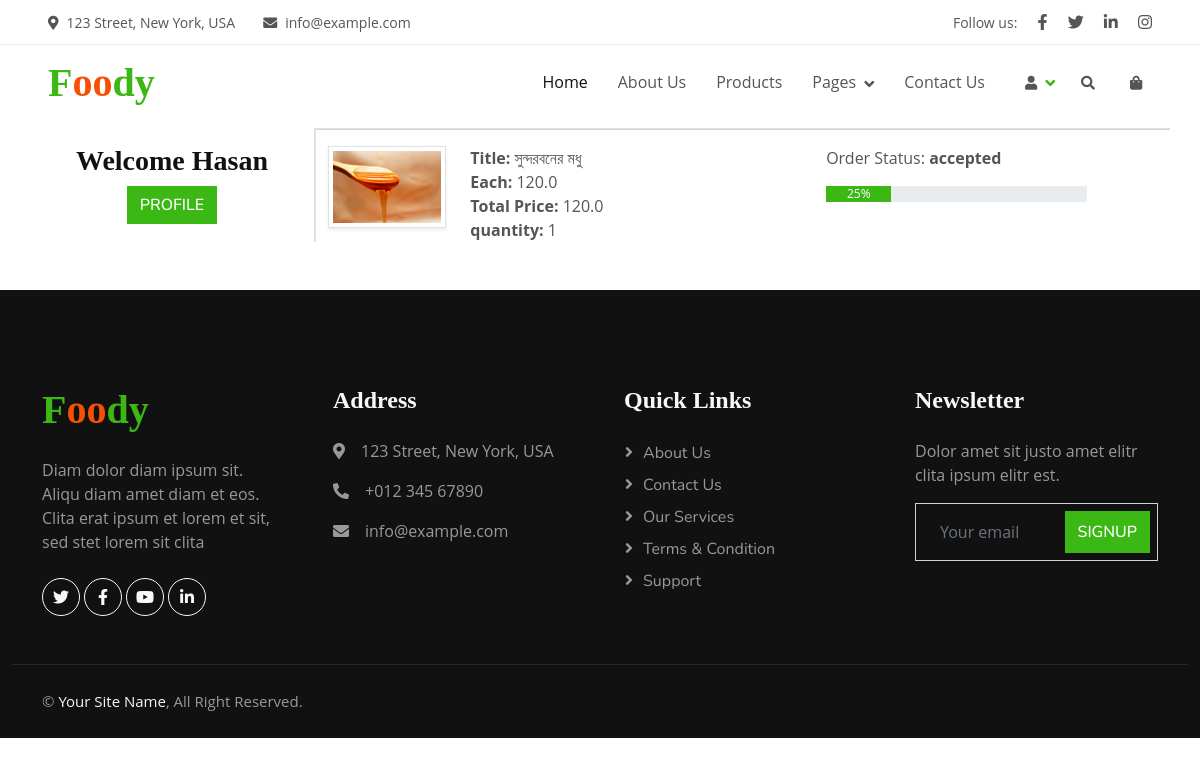
The app's page /order/ (signed in) with its own data.
### app/models.py (models this page shows, shortened)
class OrderPlaced(models.Model):
    STATUS = [
    ('accepted', 'accepted'),
    ('packed', 'packed'),
    ('on the way', 'on the way'),
    ('deliverd', 'deliverd'),
    ('cancel', 'cancel')
]
    user = models.ForeignKey(User, on_delete=models.CASCADE)
    customar = models.ForeignKey(Customar, on_delete=models.CASCADE)
    product = models.ForeignKey(Product, on_delete=models.CASCADE)
    quantity = models.IntegerField(default=1)
    orderd_date = models.DateTimeField(auto_now_add=True)
    status = models.CharField(max_length=100, choices=STATUS, default='pending')
    @property
    def total_cost(self):
        return self.quantity * self.product.discountedprice

class Product(models.Model):
    PRODUCT_CHOICE = [
        ('honey','Honey'),
        ('ghee','Ghee'),
        ('red_salt','red salt'),
        ('musterd_oil','Musterd oil'),
    ]
    title =  models.CharField(max_length=50, default='')
    description = models.TextField(max_length=700)
    brand = models.CharField(max_length=100, default='')
    productImg = models.ImageField(upload_to = 'projImg/')
    sellingprice = models.FloatField()
    discountedprice = models.FloatField(blank=True)
    catagory = models.CharField(choices=PRODUCT_CHOICE, max_length=30)
    quantity = models.CharField(max_length=20)
    is_available = models.BooleanField(default=True)
    in_stock = models.CharField(max_length=6, default=5)
    shipingfee = models.ForeignKey(ShipingFee, on_delete=models.CASCADE)

### app/views.py (the view)
# urls.py: path('order/', views.order, name="order"),
@login_required
def order(request):
    op = OrderPlaced.objects.filter(user=request.user)
    return render(request, 'order.html', {'order_placed':op})

### app/templates/order.html (shortened to what this page needs)
{% extends 'base.html' %}
{% load static %}
{% block main-content %}
<div class="container">
    <div class="row" id="profile-style">
        <div class="col-sm-3 border-end text-center p-3"><h3>Welcome {{request.user | capfirst}}</h3>
        <a href="{% url 'profile' %}" class="btn btn-primary">Profile</a>
        </div>
        <div class="col-sm-9 border-start border-top   ">
            {% for op in order_placed %}
            <div class="row">
                <hr>
            <div class="col-sm-2">
                <div class=" text-center align-self-center"><img src="{{op.product.productImg.url}}" alt="" srcset="" class="img-fluid img-thumbnail shadow-sm" height="150" width="150">
                </div>
            </div>
            <div class="col-sm-5">
                    <p class="p-0 m-0"><b>Title:</b> {{op.product.title}}</p>
                    <p class="p-0 m-0"><b>Each:</b> {{op.product.discountedprice}}</p>
                    <p class="p-0 m-0"><b>Total Price:</b> {{op.total_cost}}</p>
                    <p class="p-0 m-0"><b>quantity:</b> {{op.quantity}}</p>
            </div>
            <div class="col-sm-4">
                <p>Order Status: <b>{{op.status}}</b></p>
                {% if op.status == 'accepted' %}
                <div class="progress">
                    <div class="progress-bar bg-primary" role="progressbar" aria-label="Example with label" style="width: 25%;" aria-valuenow="25" aria-valuemin="0" aria-valuemax="100">25%</div>
                  </div>
                  {% endif %}
            </div>
            </div>
            {% endfor %}
        </div>
    </div>
</div>
{% endblock main-content %}

### app/static/css/style.css (style rules this page uses)
:root { --primary: #3CB815; --secondary: #F65005; --light: #F7F8FC; --dark: #111111; }
.btn { font-family: 'Nunito', sans-serif; font-weight: 500; text-transform: uppercase; transition: .5s; }
.btn.btn-primary, .btn.btn-secondary, .btn.btn-outline-primary:hover, .btn.btn-outline-secondary:hover { color: #FFFFFF; }
#profile-style { margin-top: 8rem; }

### records on screen
OrderPlaced: product.productImg (picture), product "সুন্দরবনের মধু", product.discountedprice "120.0", total_cost "120.0", quantity "1", status "accepted", shows "25%"

### other values on screen
{{ request.user | capfirst }} "Hasan"
